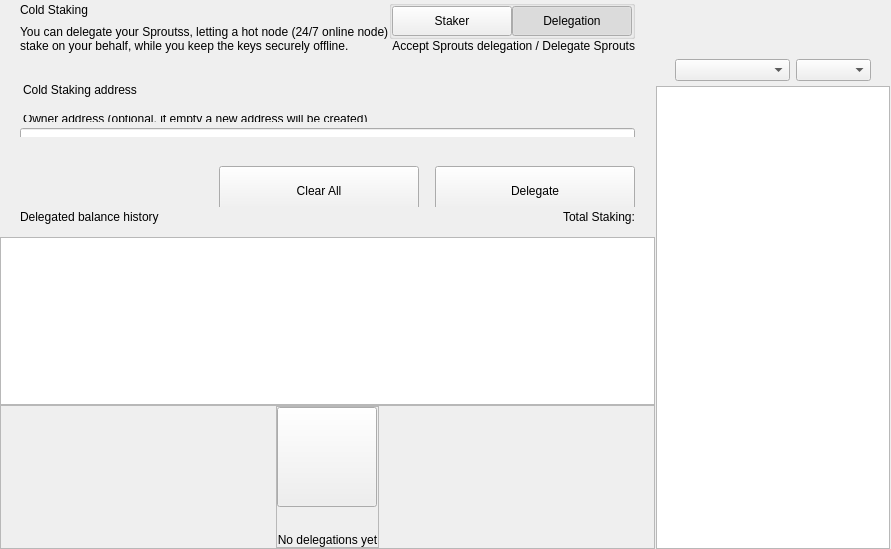
<?xml version="1.0" encoding="UTF-8"?>
<ui version="4.0">
 <class>ColdStakingWidget</class>
 <widget class="QWidget" name="ColdStakingWidget">
  <property name="geometry">
   <rect>
    <x>0</x>
    <y>0</y>
    <width>629</width>
    <height>549</height>
   </rect>
  </property>
  <property name="windowTitle">
   <string>Form</string>
  </property>
  <layout class="QHBoxLayout" name="horizontalLayout_1" stretch="2,1">
   <property name="spacing">
    <number>0</number>
   </property>
   <property name="leftMargin">
    <number>0</number>
   </property>
   <property name="topMargin">
    <number>0</number>
   </property>
   <property name="rightMargin">
    <number>0</number>
   </property>
   <property name="bottomMargin">
    <number>0</number>
   </property>
   <item>
    <widget class="QWidget" name="left" native="true">
     <layout class="QVBoxLayout" name="verticalLayout_3">
      <property name="leftMargin">
       <number>0</number>
      </property>
      <property name="topMargin">
       <number>0</number>
      </property>
      <property name="rightMargin">
       <number>0</number>
      </property>
      <property name="bottomMargin">
       <number>0</number>
      </property>
      <item>
       <layout class="QVBoxLayout" name="verticalLayout_2">
        <property name="spacing">
         <number>0</number>
        </property>
        <item>
         <layout class="QVBoxLayout" name="verticalLayoutTop">
          <property name="spacing">
           <number>0</number>
          </property>
          <property name="leftMargin">
           <number>0</number>
          </property>
          <property name="rightMargin">
           <number>0</number>
          </property>
          <item>
           <widget class="QWidget" name="containerTitle" native="true">
            <property name="sizePolicy">
             <sizepolicy hsizetype="Preferred" vsizetype="Minimum">
              <horstretch>0</horstretch>
              <verstretch>0</verstretch>
             </sizepolicy>
            </property>
            <property name="maximumSize">
             <size>
              <width>16777215</width>
              <height>100</height>
             </size>
            </property>
            <layout class="QHBoxLayout" name="containerTitleLayout">
             <property name="spacing">
              <number>0</number>
             </property>
             <property name="leftMargin">
              <number>20</number>
             </property>
             <property name="topMargin">
              <number>0</number>
             </property>
             <property name="rightMargin">
              <number>20</number>
             </property>
             <property name="bottomMargin">
              <number>0</number>
             </property>
             <item>
              <layout class="QVBoxLayout" name="verticalLayout11">
               <property name="spacing">
                <number>5</number>
               </property>
               <item>
                <widget class="QLabel" name="labelTitle">
                 <property name="text">
                  <string>Cold Staking</string>
                 </property>
                </widget>
               </item>
               <item>
                <widget class="QLabel" name="labelSubtitle1">
                 <property name="maximumSize">
                  <size>
                   <width>16777215</width>
                   <height>16777215</height>
                  </size>
                 </property>
                 <property name="text">
                  <string>You can delegate your Sproutss, letting a hot node (24/7 online node)
stake on your behalf, while you keep the keys securely offline.</string>
                 </property>
                </widget>
               </item>
              </layout>
             </item>
             <item>
              <spacer name="horizontalSpacer">
               <property name="orientation">
                <enum>Qt::Horizontal</enum>
               </property>
               <property name="sizeHint" stdset="0">
                <size>
                 <width>40</width>
                 <height>20</height>
                </size>
               </property>
              </spacer>
             </item>
             <item>
              <widget class="QWidget" name="containerViewPrivacyChecks" native="true">
               <layout class="QVBoxLayout" name="containerPrivacyChecks">
                <property name="spacing">
                 <number>0</number>
                </property>
                <property name="leftMargin">
                 <number>0</number>
                </property>
                <property name="topMargin">
                 <number>0</number>
                </property>
                <property name="rightMargin">
                 <number>0</number>
                </property>
                <property name="bottomMargin">
                 <number>0</number>
                </property>
                <item alignment="Qt::AlignHCenter|Qt::AlignVCenter">
                 <widget class="QGroupBox" name="groupBox">
                  <property name="title">
                   <string/>
                  </property>
                  <layout class="QHBoxLayout" name="horizontalLayout_2_1">
                   <property name="spacing">
                    <number>0</number>
                   </property>
                   <property name="leftMargin">
                    <number>0</number>
                   </property>
                   <property name="topMargin">
                    <number>0</number>
                   </property>
                   <property name="rightMargin">
                    <number>0</number>
                   </property>
                   <property name="bottomMargin">
                    <number>0</number>
                   </property>
                   <item>
                    <widget class="QPushButton" name="pushLeft">
                     <property name="minimumSize">
                      <size>
                       <width>120</width>
                       <height>30</height>
                      </size>
                     </property>
                     <property name="maximumSize">
                      <size>
                       <width>120</width>
                       <height>30</height>
                      </size>
                     </property>
                     <property name="focusPolicy">
                      <enum>Qt::NoFocus</enum>
                     </property>
                     <property name="text">
                      <string>Staker</string>
                     </property>
                     <property name="checkable">
                      <bool>true</bool>
                     </property>
                     <property name="autoExclusive">
                      <bool>true</bool>
                     </property>
                    </widget>
                   </item>
                   <item>
                    <widget class="QPushButton" name="pushRight">
                     <property name="minimumSize">
                      <size>
                       <width>120</width>
                       <height>30</height>
                      </size>
                     </property>
                     <property name="maximumSize">
                      <size>
                       <width>120</width>
                       <height>30</height>
                      </size>
                     </property>
                     <property name="focusPolicy">
                      <enum>Qt::NoFocus</enum>
                     </property>
                     <property name="text">
                      <string>Delegation</string>
                     </property>
                     <property name="checkable">
                      <bool>true</bool>
                     </property>
                     <property name="checked">
                      <bool>true</bool>
                     </property>
                     <property name="autoExclusive">
                      <bool>true</bool>
                     </property>
                    </widget>
                   </item>
                  </layout>
                 </widget>
                </item>
                <item alignment="Qt::AlignTop">
                 <widget class="QLabel" name="labelSubtitle2">
                  <property name="text">
                   <string>Accept Sprouts delegation / Delegate Sprouts</string>
                  </property>
                  <property name="alignment">
                   <set>Qt::AlignRight|Qt::AlignTrailing|Qt::AlignVCenter</set>
                  </property>
                 </widget>
                </item>
               </layout>
              </widget>
             </item>
            </layout>
           </widget>
          </item>
          <item>
           <spacer name="verticalSpacer_2">
            <property name="orientation">
             <enum>Qt::Vertical</enum>
            </property>
            <property name="sizeType">
             <enum>QSizePolicy::Fixed</enum>
            </property>
            <property name="sizeHint" stdset="0">
             <size>
              <width>20</width>
              <height>30</height>
             </size>
            </property>
           </spacer>
          </item>
          <item>
           <widget class="QWidget" name="containerSend" native="true">
            <property name="minimumSize">
             <size>
              <width>0</width>
              <height>50</height>
             </size>
            </property>
            <layout class="QVBoxLayout" name="containerSendRow">
             <property name="spacing">
              <number>6</number>
             </property>
             <property name="leftMargin">
              <number>0</number>
             </property>
             <property name="topMargin">
              <number>0</number>
             </property>
             <property name="rightMargin">
              <number>0</number>
             </property>
             <property name="bottomMargin">
              <number>0</number>
             </property>
             <item>
              <widget class="QLabel" name="labelEditTitle">
               <property name="maximumSize">
                <size>
                 <width>16777215</width>
                 <height>30</height>
                </size>
               </property>
               <property name="styleSheet">
                <string notr="true">padding-left:20px; padding-bottom:3px;</string>
               </property>
               <property name="text">
                <string>Cold Staking address</string>
               </property>
              </widget>
             </item>
             <item>
              <spacer name="verticalSpacer_6">
               <property name="orientation">
                <enum>Qt::Vertical</enum>
               </property>
               <property name="sizeType">
                <enum>QSizePolicy::Fixed</enum>
               </property>
               <property name="sizeHint" stdset="0">
                <size>
                 <width>20</width>
                 <height>9</height>
                </size>
               </property>
              </spacer>
             </item>
             <item>
              <widget class="QWidget" name="containerOwner" native="true">
               <layout class="QVBoxLayout" name="vContainerOwner">
                <property name="spacing">
                 <number>4</number>
                </property>
                <property name="leftMargin">
                 <number>20</number>
                </property>
                <property name="topMargin">
                 <number>0</number>
                </property>
                <property name="rightMargin">
                 <number>20</number>
                </property>
                <property name="bottomMargin">
                 <number>0</number>
                </property>
                <item>
                 <widget class="QLabel" name="labelSubtitleDescription">
                  <property name="maximumSize">
                   <size>
                    <width>16777215</width>
                    <height>20</height>
                   </size>
                  </property>
                  <property name="styleSheet">
                   <string notr="true">margin-bottom:2px;
                   margin-left:0.05px;
                   padding:0px;</string>
                  </property>
                  <property name="text">
                   <string>Owner address (optional, if empty a new address will be created)</string>
                  </property>
                 </widget>
                </item>
                <item>
                 <widget class="QLineEdit" name="lineEditOwnerAddress">
                  <property name="minimumSize">
                   <size>
                    <width>0</width>
                    <height>50</height>
                   </size>
                  </property>
                  <property name="maximumSize">
                   <size>
                    <width>16777215</width>
                    <height>50</height>
                   </size>
                  </property>
                  <property name="styleSheet">
                   <string notr="true"/>
                  </property>
                  <property name="placeholderText">
                   <string>Enter owner address</string>
                  </property>
                 </widget>
                </item>
               </layout>
              </widget>
             </item>
            </layout>
           </widget>
          </item>
         </layout>
        </item>
        <item>
         <spacer name="verticalSpacer_3">
          <property name="orientation">
           <enum>Qt::Vertical</enum>
          </property>
          <property name="sizeType">
           <enum>QSizePolicy::Minimum</enum>
          </property>
          <property name="sizeHint" stdset="0">
           <size>
            <width>20</width>
            <height>20</height>
           </size>
          </property>
         </spacer>
        </item>
        <item>
         <widget class="QWidget" name="containerBtn" native="true">
          <property name="minimumSize">
           <size>
            <width>0</width>
            <height>50</height>
           </size>
          </property>
          <layout class="QHBoxLayout" name="horizontalLayout">
           <property name="rightMargin">
            <number>20</number>
           </property>
           <item>
            <spacer name="horizontalSpacer_2">
             <property name="orientation">
              <enum>Qt::Horizontal</enum>
             </property>
             <property name="sizeHint" stdset="0">
              <size>
               <width>200</width>
               <height>20</height>
              </size>
             </property>
            </spacer>
           </item>
           <item>
            <layout class="QHBoxLayout" name="horizontalLayout_7">
             <item>
              <spacer name="horizontalSpacer_3">
               <property name="orientation">
                <enum>Qt::Horizontal</enum>
               </property>
               <property name="sizeType">
                <enum>QSizePolicy::Expanding</enum>
               </property>
               <property name="sizeHint" stdset="0">
                <size>
                 <width>40</width>
                 <height>20</height>
                </size>
               </property>
              </spacer>
             </item>
             <item>
              <widget class="QPushButton" name="pushButtonClear">
               <property name="minimumSize">
                <size>
                 <width>200</width>
                 <height>50</height>
                </size>
               </property>
               <property name="focusPolicy">
                <enum>Qt::NoFocus</enum>
               </property>
               <property name="text">
                <string>Clear All</string>
               </property>
              </widget>
             </item>
             <item>
              <spacer name="horizontalSpacer_4">
               <property name="orientation">
                <enum>Qt::Horizontal</enum>
               </property>
               <property name="sizeType">
                <enum>QSizePolicy::Fixed</enum>
               </property>
               <property name="sizeHint" stdset="0">
                <size>
                 <width>10</width>
                 <height>20</height>
                </size>
               </property>
              </spacer>
             </item>
             <item>
              <widget class="QPushButton" name="pushButtonSend">
               <property name="minimumSize">
                <size>
                 <width>200</width>
                 <height>50</height>
                </size>
               </property>
               <property name="maximumSize">
                <size>
                 <width>200</width>
                 <height>50</height>
                </size>
               </property>
               <property name="focusPolicy">
                <enum>Qt::NoFocus</enum>
               </property>
               <property name="text">
                <string>Delegate</string>
               </property>
              </widget>
             </item>
            </layout>
           </item>
          </layout>
         </widget>
        </item>
        <item>
         <widget class="QWidget" name="containerHistoryLabel" native="true">
          <layout class="QHBoxLayout" name="horizontalLayout_4">
           <property name="spacing">
            <number>0</number>
           </property>
           <property name="leftMargin">
            <number>20</number>
           </property>
           <property name="topMargin">
            <number>0</number>
           </property>
           <property name="rightMargin">
            <number>20</number>
           </property>
           <property name="bottomMargin">
            <number>0</number>
           </property>
           <item>
            <widget class="QWidget" name="verticalWidget" native="true">
             <property name="minimumSize">
              <size>
               <width>100</width>
               <height>0</height>
              </size>
             </property>
             <layout class="QVBoxLayout" name="verticalLayout_58">
              <property name="leftMargin">
               <number>0</number>
              </property>
              <property name="topMargin">
               <number>0</number>
              </property>
              <property name="rightMargin">
               <number>0</number>
              </property>
              <property name="bottomMargin">
               <number>0</number>
              </property>
              <item>
               <widget class="QLabel" name="labelListHistory">
                <property name="text">
                 <string>Delegated balance history</string>
                </property>
               </widget>
              </item>
             </layout>
            </widget>
           </item>
           <item>
            <spacer name="horizontalSpacer_5">
             <property name="orientation">
              <enum>Qt::Horizontal</enum>
             </property>
             <property name="sizeHint" stdset="0">
              <size>
               <width>40</width>
               <height>20</height>
              </size>
             </property>
            </spacer>
           </item>
           <item>
            <widget class="QLabel" name="labelStakingTotal">
             <property name="text">
              <string>Total Staking:</string>
             </property>
            </widget>
           </item>
          </layout>
         </widget>
        </item>
        <item>
         <layout class="QVBoxLayout" name="verticalLayout_64">
          <property name="spacing">
           <number>0</number>
          </property>
          <item>
           <spacer name="verticalSpacer_44">
            <property name="orientation">
             <enum>Qt::Vertical</enum>
            </property>
            <property name="sizeType">
             <enum>QSizePolicy::Fixed</enum>
            </property>
            <property name="sizeHint" stdset="0">
             <size>
              <width>20</width>
              <height>10</height>
             </size>
            </property>
           </spacer>
          </item>
          <item>
           <widget class="QListView" name="listView">
            <property name="enabled">
             <bool>true</bool>
            </property>
            <property name="mouseTracking">
             <bool>true</bool>
            </property>
           </widget>
          </item>
          <item>
           <widget class="QFrame" name="emptyContainer">
            <property name="minimumSize">
             <size>
              <width>0</width>
              <height>100</height>
             </size>
            </property>
            <property name="frameShape">
             <enum>QFrame::StyledPanel</enum>
            </property>
            <property name="frameShadow">
             <enum>QFrame::Raised</enum>
            </property>
            <layout class="QVBoxLayout" name="verticalLayout_71" stretch="1,8">
             <property name="spacing">
              <number>0</number>
             </property>
             <property name="leftMargin">
              <number>0</number>
             </property>
             <property name="topMargin">
              <number>0</number>
             </property>
             <property name="rightMargin">
              <number>0</number>
             </property>
             <property name="bottomMargin">
              <number>0</number>
             </property>
             <item>
              <spacer name="verticalSpacer">
               <property name="orientation">
                <enum>Qt::Vertical</enum>
               </property>
               <property name="sizeHint" stdset="0">
                <size>
                 <width>20</width>
                 <height>20</height>
                </size>
               </property>
              </spacer>
             </item>
             <item alignment="Qt::AlignHCenter|Qt::AlignVCenter">
              <widget class="QFrame" name="emptyScreen">
               <property name="sizePolicy">
                <sizepolicy hsizetype="Expanding" vsizetype="Expanding">
                 <horstretch>0</horstretch>
                 <verstretch>0</verstretch>
                </sizepolicy>
               </property>
               <property name="frameShape">
                <enum>QFrame::StyledPanel</enum>
               </property>
               <property name="frameShadow">
                <enum>QFrame::Raised</enum>
               </property>
               <layout class="QVBoxLayout" name="verticalLayout">
                <property name="spacing">
                 <number>30</number>
                </property>
                <property name="leftMargin">
                 <number>0</number>
                </property>
                <property name="topMargin">
                 <number>0</number>
                </property>
                <property name="rightMargin">
                 <number>0</number>
                </property>
                <property name="bottomMargin">
                 <number>0</number>
                </property>
                <item alignment="Qt::AlignHCenter|Qt::AlignVCenter">
                 <widget class="QPushButton" name="pushImgEmpty">
                  <property name="minimumSize">
                   <size>
                    <width>100</width>
                    <height>100</height>
                   </size>
                  </property>
                  <property name="maximumSize">
                   <size>
                    <width>100</width>
                    <height>100</height>
                   </size>
                  </property>
                  <property name="focusPolicy">
                   <enum>Qt::NoFocus</enum>
                  </property>
                  <property name="text">
                   <string/>
                  </property>
                  <property name="iconSize">
                   <size>
                    <width>100</width>
                    <height>100</height>
                   </size>
                  </property>
                 </widget>
                </item>
                <item alignment="Qt::AlignHCenter|Qt::AlignVCenter">
                 <widget class="QLabel" name="labelEmpty">
                  <property name="styleSheet">
                   <string notr="true"/>
                  </property>
                  <property name="text">
                   <string>No delegations yet</string>
                  </property>
                  <property name="alignment">
                   <set>Qt::AlignCenter</set>
                  </property>
                 </widget>
                </item>
               </layout>
              </widget>
             </item>
            </layout>
           </widget>
          </item>
         </layout>
        </item>
       </layout>
      </item>
     </layout>
    </widget>
   </item>
   <item>
    <widget class="QWidget" name="right" native="true">
     <layout class="QVBoxLayout" name="rightContainer">
      <property name="spacing">
       <number>0</number>
      </property>
      <property name="leftMargin">
       <number>1</number>
      </property>
      <property name="topMargin">
       <number>0</number>
      </property>
      <property name="rightMargin">
       <number>1</number>
      </property>
      <property name="bottomMargin">
       <number>0</number>
      </property>
      <item>
       <widget class="QWidget" name="containerRightButtons" native="true">
        <property name="minimumSize">
         <size>
          <width>0</width>
          <height>50</height>
         </size>
        </property>
        <layout class="QVBoxLayout" name="verticalLayout_4">
         <property name="leftMargin">
          <number>19</number>
         </property>
         <property name="topMargin">
          <number>0</number>
         </property>
         <property name="rightMargin">
          <number>19</number>
         </property>
         <property name="bottomMargin">
          <number>0</number>
         </property>
         <item>
          <widget class="OptionButton" name="btnCoinControl" native="true">
           <property name="minimumSize">
            <size>
             <width>0</width>
             <height>0</height>
            </size>
           </property>
          </widget>
         </item>
         <item>
          <widget class="OptionButton" name="btnColdStaking" native="true"/>
         </item>
         <item>
          <widget class="OptionButton" name="btnMyStakingAddresses" native="true">
           <property name="sizePolicy">
            <sizepolicy hsizetype="Preferred" vsizetype="Minimum">
             <horstretch>0</horstretch>
             <verstretch>0</verstretch>
            </sizepolicy>
           </property>
          </widget>
         </item>
        </layout>
       </widget>
      </item>
      <item>
       <widget class="QWidget" name="sortWidget" native="true">
        <layout class="QHBoxLayout" name="horizontalLayout_6">
         <property name="leftMargin">
          <number>19</number>
         </property>
         <property name="rightMargin">
          <number>19</number>
         </property>
         <property name="bottomMargin">
          <number>5</number>
         </property>
         <item>
          <spacer name="horizontalSpacer_6">
           <property name="orientation">
            <enum>Qt::Horizontal</enum>
           </property>
           <property name="sizeHint" stdset="0">
            <size>
             <width>40</width>
             <height>20</height>
            </size>
           </property>
          </spacer>
         </item>
         <item>
          <widget class="QComboBox" name="comboBoxSort">
           <property name="sizePolicy">
            <sizepolicy hsizetype="Preferred" vsizetype="Fixed">
             <horstretch>0</horstretch>
             <verstretch>0</verstretch>
            </sizepolicy>
           </property>
           <property name="minimumSize">
            <size>
             <width>115</width>
             <height>0</height>
            </size>
           </property>
          </widget>
         </item>
         <item>
          <widget class="QComboBox" name="comboBoxSortOrder">
           <property name="sizePolicy">
            <sizepolicy hsizetype="Preferred" vsizetype="Fixed">
             <horstretch>0</horstretch>
             <verstretch>0</verstretch>
            </sizepolicy>
           </property>
           <property name="minimumSize">
            <size>
             <width>75</width>
             <height>0</height>
            </size>
           </property>
          </widget>
         </item>
        </layout>
       </widget>
      </item>
      <item>
       <widget class="QListView" name="listViewStakingAddress">
        <property name="enabled">
         <bool>true</bool>
        </property>
        <property name="mouseTracking">
         <bool>true</bool>
        </property>
       </widget>
      </item>
     </layout>
    </widget>
   </item>
  </layout>
 </widget>
 <customwidgets>
  <customwidget>
   <class>OptionButton</class>
   <extends>QWidget</extends>
   <header>qt/pivx/optionbutton.h</header>
   <container>1</container>
  </customwidget>
 </customwidgets>
 <resources/>
 <connections/>
</ui>
